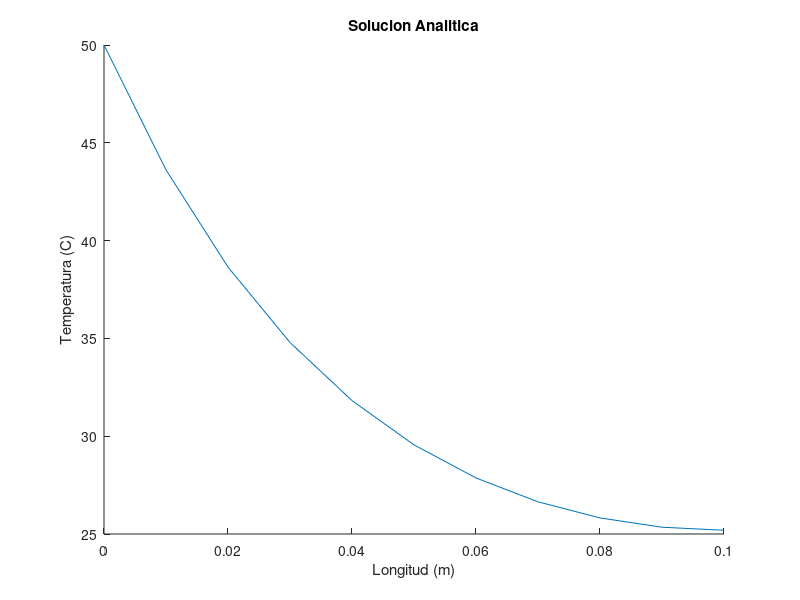

Write the MATLAB code that produced this figure.
#f = inline(" 30*(cosh(24.3975*(0.1-x))/(cosh(24.3975*0.1) - 20","x");

f= inline("24.3975*(0.1-x)","x");

g=inline ("(cosh(x)*30/5.7787) + 20","x");

x=(0:0.01:0.1);
y=zeros(1,11);
y1=zeros(1,11);

for i=1:11
  y1(i)=f(x(i));
  y(i)=g(y1(i));
endfor




figure
  hold on#inicia la figura
  
  title("Solucion Analitica"); #titulo
  plot (x,y );#grafica las funcion con linea y los puntos con 'o'
  xlabel('Longitud (m)');#titulo eje x
  ylabel('Temperatura (C)');#titulo eje y
  
  
  hold off #fin figura
  